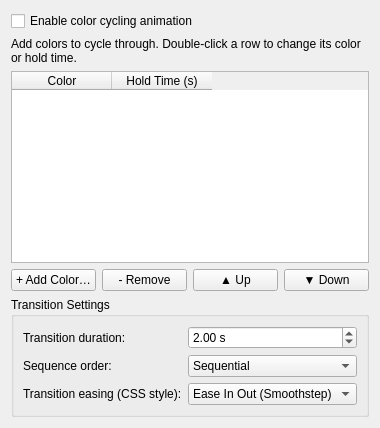
     <widget class="QWidget" name="tabColors">
      <attribute name="title">
       <string>Color Sequence</string>
      </attribute>
      <layout class="QVBoxLayout" name="verticalLayoutColors">

       <item>
        <widget class="QCheckBox" name="kcfg_ColorCycleEnabled">
         <property name="text">
          <string>Enable color cycling animation</string>
         </property>
         <property name="checked">
          <bool>false</bool>
         </property>
        </widget>
       </item>

       <item>
        <widget class="QLabel" name="label_colorSequenceHelp">
         <property name="text">
          <string>Add colors to cycle through. Double-click a row to change its color or hold time.</string>
         </property>
         <property name="wordWrap">
          <bool>true</bool>
         </property>
        </widget>
       </item>

       <item>
        <widget class="QTableWidget" name="tableColors">
         <property name="selectionBehavior">
          <enum>QAbstractItemView::SelectRows</enum>
         </property>
         <property name="selectionMode">
          <enum>QAbstractItemView::SingleSelection</enum>
         </property>
         <column>
          <property name="text">
           <string>Color</string>
          </property>
         </column>
         <column>
          <property name="text">
           <string>Hold Time (s)</string>
          </property>
         </column>
        </widget>
       </item>

       <item>
        <layout class="QHBoxLayout" name="horizontalLayoutColorButtons">
         <item>
          <widget class="QPushButton" name="btnAddColor">
           <property name="text">
            <string>+ Add Color…</string>
           </property>
          </widget>
         </item>
         <item>
          <widget class="QPushButton" name="btnRemoveColor">
           <property name="text">
            <string>- Remove</string>
           </property>
          </widget>
         </item>
         <item>
          <widget class="QPushButton" name="btnMoveUp">
           <property name="text">
            <string>▲ Up</string>
           </property>
          </widget>
         </item>
         <item>
          <widget class="QPushButton" name="btnMoveDown">
           <property name="text">
            <string>▼ Down</string>
           </property>
          </widget>
         </item>
        </layout>
       </item>

       <item>
        <widget class="QGroupBox" name="groupTransition">
         <property name="title">
          <string>Transition Settings</string>
         </property>
         <layout class="QFormLayout" name="formLayoutTransition">
          <item row="0" column="0">
           <widget class="QLabel" name="label_transitionDuration">
            <property name="text">
             <string>Transition duration:</string>
            </property>
           </widget>
          </item>
          <item row="0" column="1">
           <widget class="QDoubleSpinBox" name="kcfg_ColorTransitionDuration">
            <property name="minimum">
             <double>0.1</double>
            </property>
            <property name="maximum">
             <double>30.0</double>
            </property>
            <property name="singleStep">
             <double>0.5</double>
            </property>
            <property name="value">
             <double>2.0</double>
            </property>
            <property name="suffix">
             <string> s</string>
            </property>
           </widget>
          </item>

          <item row="1" column="0">
           <widget class="QLabel" name="label_cycleOrder">
            <property name="text">
             <string>Sequence order:</string>
            </property>
           </widget>
          </item>
          <item row="1" column="1">
           <widget class="QComboBox" name="kcfg_ColorCycleOrder">
            <item>
             <property name="text">
              <string>Sequential</string>
             </property>
            </item>
            <item>
             <property name="text">
              <string>Random</string>
             </property>
            </item>
           </widget>
          </item>

          <item row="2" column="0">
           <widget class="QLabel" name="label_cycleEasing">
            <property name="text">
             <string>Transition easing (CSS style):</string>
            </property>
           </widget>
          </item>
          <item row="2" column="1">
           <widget class="QComboBox" name="kcfg_ColorCycleEasing">
            <item>
             <property name="text">
              <string>Ease In Out (Smoothstep)</string>
             </property>
            </item>
            <item>
             <property name="text">
              <string>Linear</string>
             </property>
            </item>
            <item>
             <property name="text">
              <string>Ease In (Accelerating)</string>
             </property>
            </item>
            <item>
             <property name="text">
              <string>Ease Out (Decelerating)</string>
             </property>
            </item>
           </widget>
          </item>
         </layout>
        </widget>
       </item>

      </layout>
     </widget>
